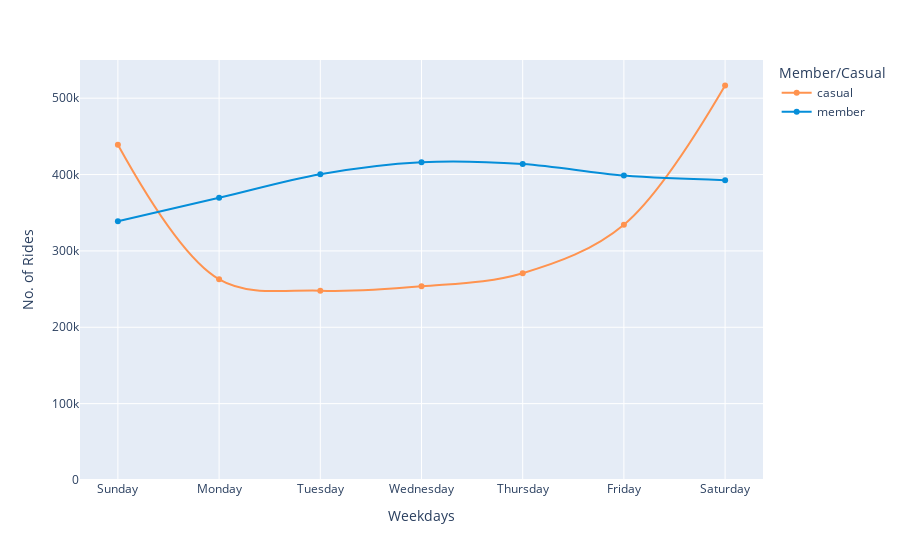

The code cell stored with this chart in its notebook:
### Code cell
fig_3 = df.groupby(['day_of_week', 'member_casual'], as_index=False).count()
  
px.line(fig_3, x = 'day_of_week', y = 'ride_id', range_y = [0,550000],
        color = 'member_casual',  
        line_shape = 'spline',
        markers=True,
        labels = {'ride_id': 'No. of Rides', 'day_of_week': 'Weekdays', 'member_casual': 'Member/Casual'},
        hover_name = 'member_casual', hover_data = {'member_casual': False, 'month': False, 'ride_id': True}, 
        color_discrete_map = {'casual': '#FF934F', 'member': '#058ED9'})

### Figure 1 — Plotly figure (JSON) as saved in the notebook; plotly's stock layout.template omitted (floating-point values rounded to 4 significant figures)
{"data": [{"customdata": [["casual", 438983], ["casual", 262801], ["casual", 247964], ["casual", 253591], ["casual", 270844], ["casual", 334363], ["casual", 516709]], "hovertemplate": "<b>%{hovertext}</b><br><br>Weekdays=%{x}<br>No. of Rides=%{y}<extra></extra>", "hovertext": ["casual", "casual", "casual", "casual", "casual", "casual", "casual"], "legendgroup": "casual", "line": {"color": "#FF934F", "dash": "solid", "shape": "spline"}, "marker": {"symbol": "circle"}, "mode": "markers+lines", "name": "casual", "orientation": "v", "showlegend": true, "type": "scatter", "x": ["Sunday", "Monday", "Tuesday", "Wednesday", "Thursday", "Friday", "Saturday"], "xaxis": "x", "y": [438983, 262801, 247964, 253591, 270844, 334363, 516709], "yaxis": "y"}, {"customdata": [["member", 338729], ["member", 369604], ["member", 400504], ["member", 416172], ["member", 413808], ["member", 398689], ["member", 392655]], "hovertemplate": "<b>%{hovertext}</b><br><br>Weekdays=%{x}<br>No. of Rides=%{y}<extra></extra>", "hovertext": ["member", "member", "member", "member", "member", "member", "member"], "legendgroup": "member", "line": {"color": "#058ED9", "dash": "solid", "shape": "spline"}, "marker": {"symbol": "circle"}, "mode": "markers+lines", "name": "member", "orientation": "v", "showlegend": true, "type": "scatter", "x": ["Sunday", "Monday", "Tuesday", "Wednesday", "Thursday", "Friday", "Saturday"], "xaxis": "x", "y": [338729, 369604, 400504, 416172, 413808, 398689, 392655], "yaxis": "y"}], "layout": {"legend": {"title": {"text": "Member/Casual"}, "tracegroupgap": 0}, "margin": {"t": 60}, "xaxis": {"anchor": "y", "domain": [0, 1], "title": {"text": "Weekdays"}}, "yaxis": {"anchor": "x", "domain": [0, 1], "range": [0, 550000], "title": {"text": "No. of Rides"}}}}
